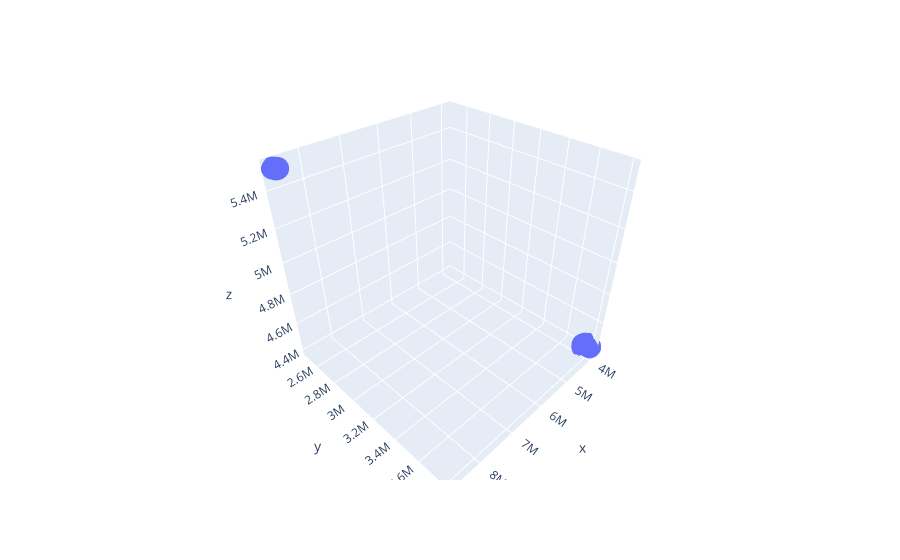

Source (notebook cell):
### Code cell
import plotly.express as px
fig = px.scatter_3d(df, x='x', y='y', z='z')
fig.show()

### Figure 1 — Plotly figure (JSON) as saved in the notebook; plotly's stock layout.template omitted (floating-point values rounded to 4 significant figures)
{"data": [{"hovertemplate": "x=%{x}<br>y=%{y}<br>z=%{z}<extra></extra>", "legendgroup": "", "marker": {"color": "#636efa", "symbol": "circle"}, "mode": "markers", "name": "", "scene": "scene", "showlegend": false, "type": "scatter3d", "x": [3847000.0, 3847000.0, 3849000.0, 3849000.0, 3849000.0, 3849000.0, 3853000.0, 3853000.0, 3846000.0, 3846000.0, 8691325, 8691325, 8686247, 8686247, 8675950, 8675950, 8657942, 8657942, 8645192, 8645192], "y": [3798000.0, 3798000.0, 3787000.0, 3787000.0, 3762000.0, 3762000.0, 3750744, 3750744, 3751000.0, 3751000.0, 2481000.0, 2481000.0, 2486000.0, 2486000.0, 2495000.0, 2495000.0, 2504000.0, 2504000.0, 2514000.0, 2514000.0], "z": [4425521, 4425521, 4438000.0, 4438000.0, 4425521, 4425521, 4414000.0, 4414000.0, 4399000.0, 4399000.0, 5515728, 5515728, 5515728, 5515728, 5518000.0, 5518000.0, 5515000.0, 5515000.0, 5519000.0, 5519000.0]}], "layout": {"legend": {"tracegroupgap": 0}, "margin": {"t": 60}, "scene": {"domain": {"x": [0, 1], "y": [0, 1]}, "xaxis": {"title": {"text": "x"}}, "yaxis": {"title": {"text": "y"}}, "zaxis": {"title": {"text": "z"}}}}}
